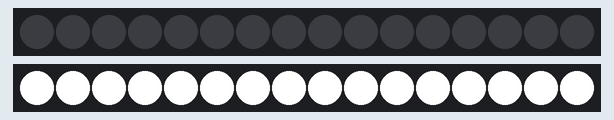
A sketch run on a simulated Arduino Uno, built with avr-gcc and run on an emulated ATmega328P. On the bench: 2 × 16 RGB LEDs in strip order, left to right. Dim RGB values are drawn brighter than linear; colours are those a GRB WS2812 strip shows for the declared byte order.

Above: at 0.15 s.
At 4.97 s:
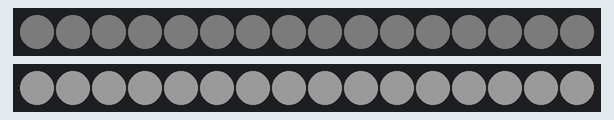
At 9.79 s:
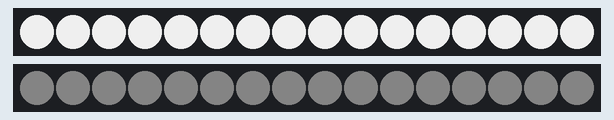
At 19.13 s:
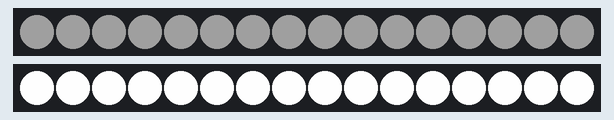
At 22.14 s:
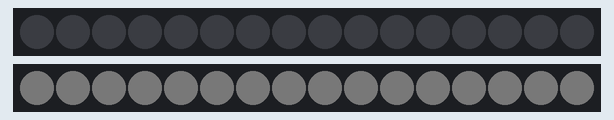
At 39.61 s:
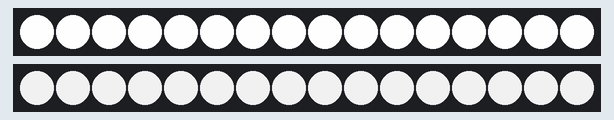

The sketch:

fastled_multi_brightness.ino
```cpp
// Reference page
// https://github.com/FastLED/FastLED/wiki/Multiple-Controller-Examples#managing-your-own-output

#include "FastLED.h"

#define NUM_LEDS 16

CRGB leds_ws2812[NUM_LEDS];
CRGB leds_sk6812[NUM_LEDS];

uint8_t scale_ws2812;
uint8_t scale_sk6812;

void setup() {
    FastLED.addLeds<WS2812, 32>(leds_ws2812, NUM_LEDS);
    FastLED.addLeds<SK6812, 33>(leds_sk6812, NUM_LEDS);
}

void loop() {
    float t = (float)millis() / 1000.f;
    scale_ws2812 = 255.f * sin(t);
    scale_sk6812 = 255.f * cos(t);

    fill_solid(leds_ws2812, NUM_LEDS, CRGB::White);
    FastLED[0].showLeds(scale_ws2812);

    fill_solid(leds_sk6812, NUM_LEDS, CRGB::White);
    FastLED[1].showLeds(scale_sk6812);
}
```
